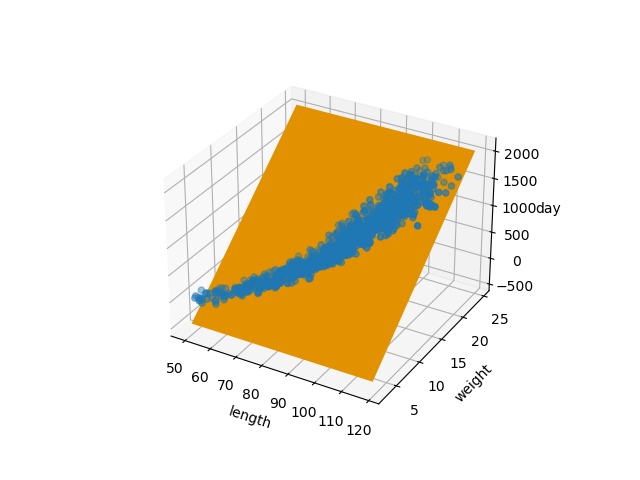

The script that drew this image:
from pickletools import optimize
from statistics import mode
from turtle import color
from xml.etree.ElementTree import tostring
import torch
import numpy as np
import matplotlib.pyplot as plt
import csv

from csv_loader import load_csv

tensor = load_csv("./b.csv")

length_data, weight_data, day_data = tensor[:, 1:2], tensor[:, 2:], tensor[:, :1]

x_train, y_train = tensor[:, 1:], tensor[:, :1]

class LinearRegressionModel:
    def __init__(self):
        # Model variables
        self.W = torch.tensor([[0.0, 0.0], [0.0, 0.0]], requires_grad=True)
        self.b = torch.tensor([[0.0]], requires_grad=True)
        
    def f(self, x):
        return x @ self.W + self.b

    def loss(self, x, y):
        return torch.mean(torch.square(self.f(x) - y))


model = LinearRegressionModel()
optimizer = torch.optim.SGD([model.W, model.b], 0.0001)
for epoch in range(1_000_000):
    model.loss(x_train, y_train).backward()
    optimizer.step()
    optimizer.zero_grad()
    
    if epoch % 10000 == 0: print("epoch: ", epoch)
    
# Print model variables and loss
print("W = %s, b = %s, loss = %s" % (model.W, model.b, model.loss(x_train, y_train)))

# Visualize result
ax = plt.axes(projection='3d')
ax.scatter3D(length_data, weight_data, day_data)

a = np.linspace(torch.min(length_data), torch.max(length_data), 2)
b = np.linspace(torch.min(weight_data), torch.max(weight_data), 2)
x, y = np.meshgrid(a, b)
z = torch.tensor([
    [torch.min(length_data), torch.min(weight_data)], 
    [torch.max(length_data), torch.max(weight_data)]
])

ax.plot_surface(x, y, model.f(z).detach(), color="orange")
ax.set_xlabel('length')
ax.set_ylabel('weight')
ax.set_zlabel('day')

plt.show()
